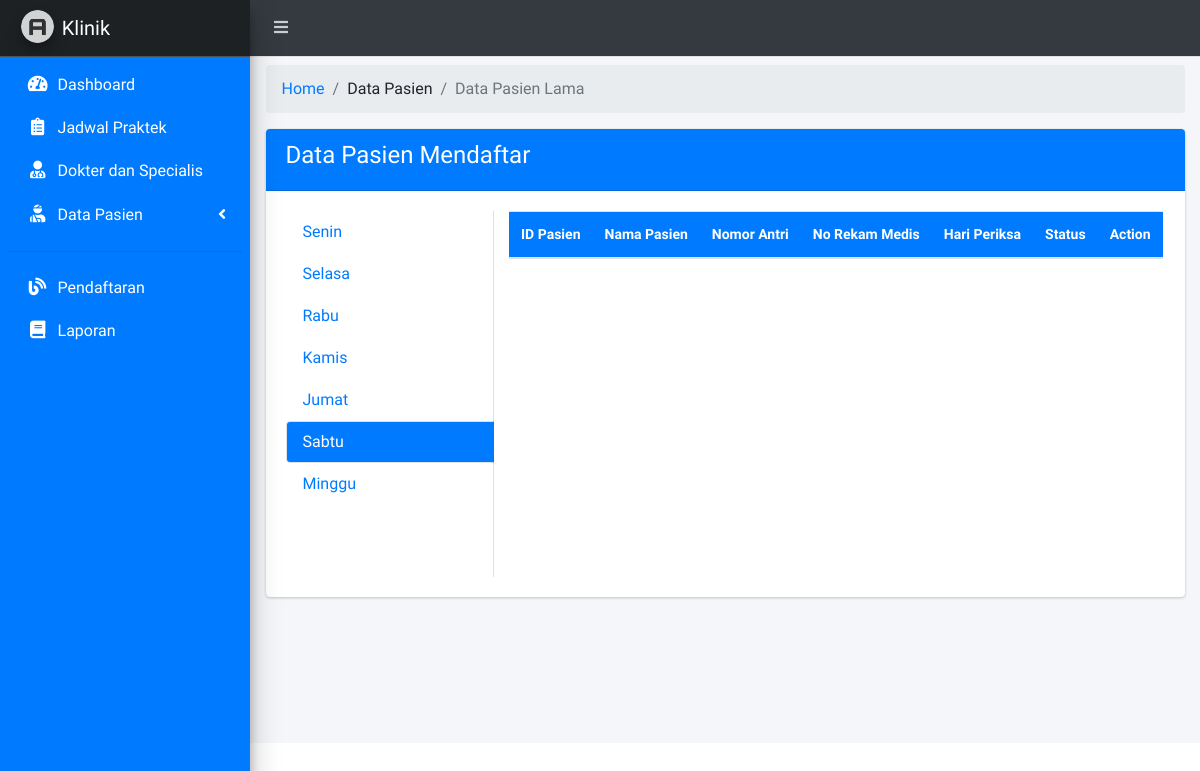
The app's page /staff.php?page=pasien_lama, older data.
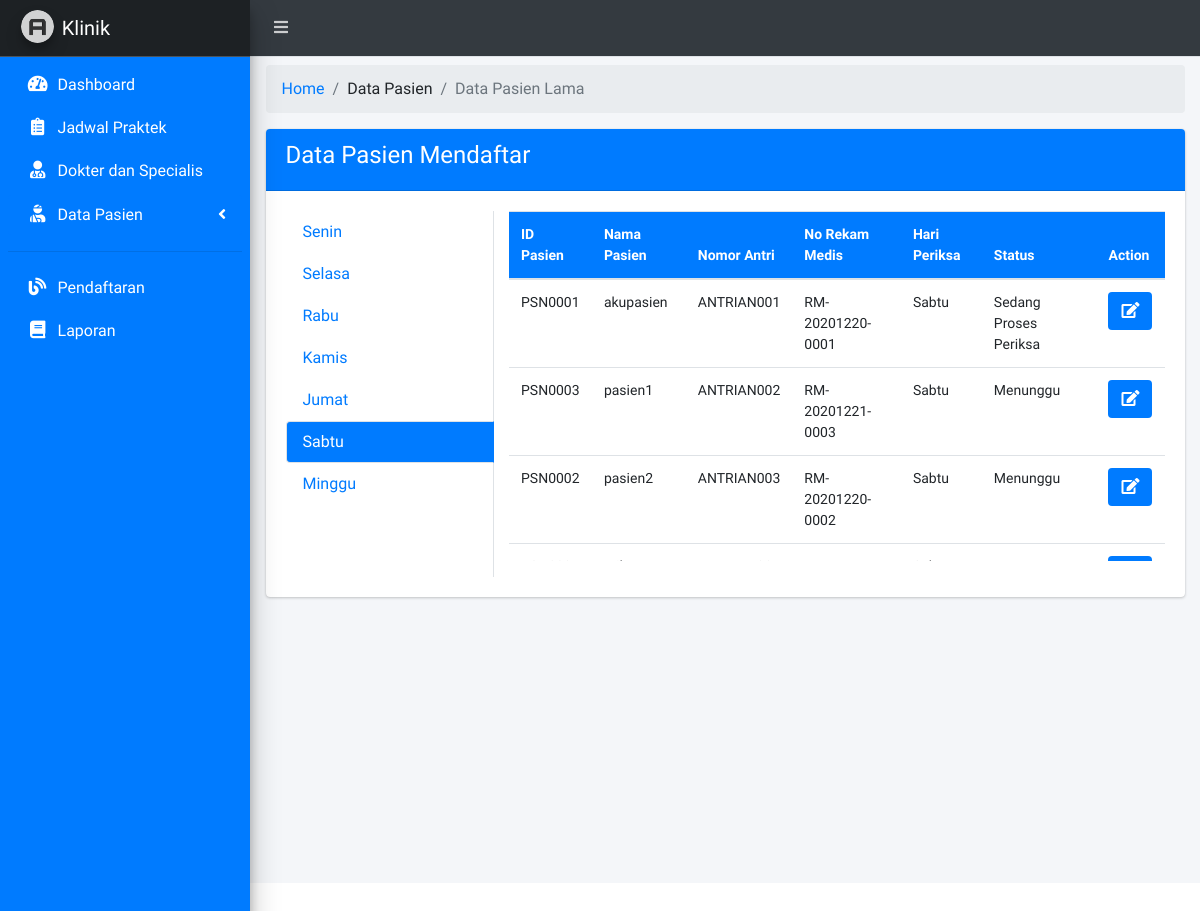
The same page, newer data.
### tables this page shows
CREATE TABLE `tb_pasien` (
  `id_pasien` char(15) NOT NULL,
  `id_dokter` char(15) NOT NULL,
  `id_user` char(15) NOT NULL,
  `no_antrian` char(16) NOT NULL,
  `no_rekam_medis` char(16) NOT NULL,
  `waktu` varchar(225) NOT NULL,
  `hari_periksa` varchar(225) NOT NULL,
  `nomor_antri` char(16) NOT NULL
);

CREATE TABLE `tb_user` (
  `id_user` char(15) NOT NULL,
  `username` varchar(50) NOT NULL,
  `password` varchar(225) NOT NULL,
  `confirm_password` varchar(225) NOT NULL,
  `nama_user` varchar(30) NOT NULL,
  `jenis_kelamin` varchar(10) NOT NULL,
  `gol_darah` varchar(10) NOT NULL,
  `tempat_lahir` varchar(100) NOT NULL,
  `tanggal_lahir` varchar(225) NOT NULL,
  `agama` varchar(10) NOT NULL,
  `tgl_masuk` varchar(225) NOT NULL
);

### page/staff/pasien_lama.php (the view, shortened to what the changed rows need)
<?php
$cekhari = mysqli_query($koneksi, "SELECT IF(WEEKDAY(NOW())= '0','Senin',
IF(WEEKDAY(NOW())='1','Selasa',
IF(WEEKDAY(NOW())='2','Rabu',
IF(WEEKDAY(NOW())='3','Kamis',
IF(WEEKDAY(NOW())='4','Jumat',
IF(WEEKDAY(NOW())='5','Sabtu',
IF(WEEKDAY(NOW())='6','Minggu','Salah')))))))
AS hari");
$day = mysqli_fetch_array($cekhari);
if($day['hari'] == "Senin"){
	$senin = "active"; $sabtu=""; $selasa=""; $rabu=""; $kamis=""; $jumat=""; $minggu="";
	$showsenin = "show active"; $showsabtu=""; $showselasa=""; $showrabu=""; $showkamis=""; $showjumat=""; $showminggu="";
	$bgsenin = "bg-blue"; $bgselasa=""; $bgrabu =""; $bgkamis=""; $bgjumat=""; $bgsabtu=""; $bgminggu="";
}else if($day['hari'] == "Sabtu"){
	$showsabtu = "show active"; $showsenin=""; $showselasa=""; $showrabu=""; $showkamis=""; $showjumat=""; $showminggu="";
}else if($day['hari'] == "Minggu"){
	$minggu = "active"; $senin=""; $selasa=""; $rabu=""; $kamis=""; $jumat=""; $sabtu="";
	$showminggu = "show active"; $showsenin=""; $showselasa=""; $showrabu=""; $showkamis=""; $showjumat=""; $showsabtu="";
	$bgminggu = "bg-blue"; $bgselasa=""; $bgrabu =""; $bgkamis=""; $bgjumat=""; $bgsabtu=""; $bgsenin="";
}
?>
<div class="card">
    <div class="card-body">
		<div class="row">
      <div class="col-7 col-sm-9">
        <div class="tab-content" id="vert-tabs-tabContent">
          <div class="tab-pane fade <?= $showsabtu; ?>" id="vert-tabs-sabtu" role="tabpanel" aria-labelledby="vert-tabs-sabtu-tab">
          <table class="table table-responsive p-0 table-hover" style="height: 350px; font-size: 14px;">
          	<thead class="bg-blue">
          		<tr>
          			<th>ID Pasien</th>
          			<th>Nama Pasien</th>
          			<th>Nomor Antri</th>
          			<th>No Rekam Medis</th>
          			<th>Hari Periksa</th>
          			<th>Status</th>
                <th>Action</th>
          		</tr>
          	</thead>
          	<tbody>
          		<?php
          		$sqla = mysqli_query($koneksi, "SELECT * FROM tb_pasien X INNER JOIN tb_user Y ON y.id_user = x.id_user WHERE hari_periksa = 'Sabtu' GROUP BY nomor_antri ASC");
          		while ($dta = mysqli_fetch_array($sqla)) {
                $sqlstatus = mysqli_query($koneksi, "SELECT id_user, IF(nomor_antri = '','Tidak Ada',nomor_antri) AS nomer,
                IF(nomor_antri = '', 'Tidak Ada',
                IF((SELECT MIN(nomor_antri) FROM tb_pasien WHERE nomor_antri != '') = nomor_antri, 'Sedang di Proses',
                CONCAT((SELECT COUNT(*) FROM tb_pasien WHERE nomor_antri != '') - 1,' Orang Lagi')
                )) AS keterangan_periksa,
                IF((SELECT MIN(nomor_antri) FROM tb_pasien WHERE nomor_antri != '') = nomor_antri,
                'Sedang Proses Periksa ',IF(nomor_antri = '','Anda Sedang tidak dalam Antrian','Menunggu')) AS status_periksa
                FROM tb_pasien WHERE id_user = '".$dta['id_user']."' ORDER BY id_pasien");
                $asd = mysqli_fetch_array($sqlstatus);
          				echo "<tr>
          				<td>".$dta['id_pasien']."</td>
          				<td>".$dta['nama_user']."</td>
          				<td>".$dta['nomor_antri']."</td>
          				<td>".$dta['no_rekam_medis']."</td>
          				<td>".$dta['hari_periksa']."</td>";
                  if ($asd['id_user'] == $dta['id_user']) {
                    echo "<td>".$asd['status_periksa']."</td>";
                  }
          				?>
                  <td><a href="#antrian" data-toggle='modal' data-id="<?= $dta['id_user'] ?>" class="btn bg-blue"><i class="fa fa-edit"></i></a></td>
          				<?php echo "</tr>";
          		}
          		?>
          	</tbody>
          </table>
          </div>
        </div>
      </div>
    </div>
    </div>
</div>

Row changes from the older to the newer data that the page shows:
now on this page (row edited): tb_pasien: id_pasien "PSN0001", id_user.nama_user "akupasien", nomor_antri "ANTRIAN001", no_rekam_medis "RM-20201220-0001", hari_periksa "Sabtu", status_periksa "Sedang Proses Periksa"
now on this page (row edited): tb_pasien: id_pasien "PSN0003", id_user.nama_user "pasien1", nomor_antri "ANTRIAN002", no_rekam_medis "RM-20201221-0003", hari_periksa "Sabtu", status_periksa "Menunggu"
now on this page (row edited): tb_pasien: id_pasien "PSN0002", id_user.nama_user "pasien2", nomor_antri "ANTRIAN003", no_rekam_medis "RM-20201220-0002", hari_periksa "Sabtu", status_periksa "Menunggu"
